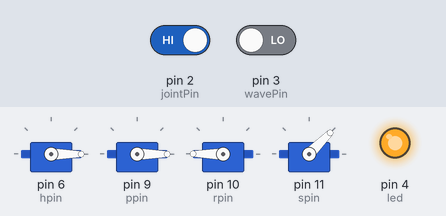
A sketch run on a simulated Arduino Uno, built with avr-gcc and run on an emulated ATmega328P. On the bench: 4 × servo, output pins drawn as LEDs (lit = HIGH). Inputs (shaded band) come from the test bench; at power-on: pin 2 (jointPin) HIGH, pin 3 (wavePin) LOW.

Above: at 25.9 s.
26.0 s: pin 2 (jointPin) driven LOW
At 26.6 s:
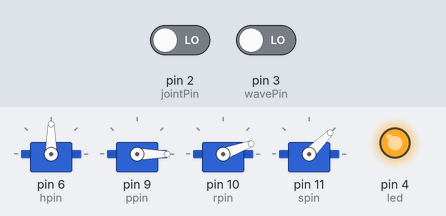
At 50.1 s:
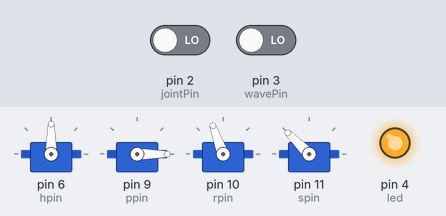
55.5 s: pin 2 (jointPin) driven HIGH
At 67.4 s:
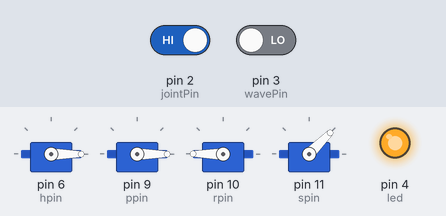
Timing chart, 0 to 68.9 s (numbered marks = the images above; inputs shaded):
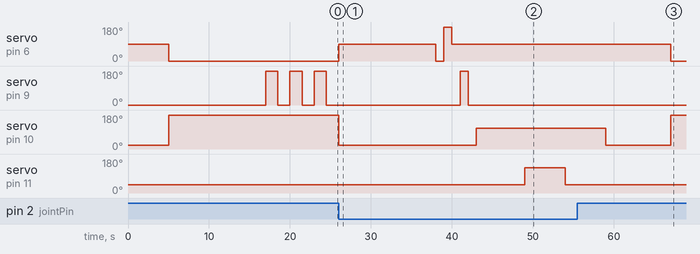

Measured:
- after the input at 26.0 s, servo on pin 11 (spin): 45° → 135° after 23.0 s, → 45° 5.0 s later
- after the input at 55.5 s, servo on pin 6 (hpin): goes on until 67.0 s, then stays 0°; servo on pin 9 (ppin): stays 0° (without the input it goes to 180° after 14.5 s)

The sketch:

TALUS_Dem.ino
```cpp
#include <Servo.h> //Includes the servo library

int jointPin = 2;
int wavePin = 3;
int led = 4;

Servo Hip; Servo ShldrPiv; Servo ShldrRot; Servo ShldrSpn;
int hpin = 6; int ppin = 9; int rpin = 10; int spin = 11;
int hPos[6] = {0,1.5,180,1.5,90,1.5}; //0: left, 180: right
int pPos[4] = {180,1.5,0,1.5}; //0: down, 180: up
int rPos[4] = {110,6,20,6}; //0: back, 110: ahead, 20: straight down
int sPos[4] = {135,5.5,45,5.5};

void DemoJointMotions();
void ZeroPos();
void Wave();


void setup() {
  pinMode(jointPin,INPUT);
  pinMode(wavePin,INPUT);
  pinMode(led,OUTPUT);
  digitalWrite(led,HIGH);

  Hip.attach(hpin);
  ShldrPiv.attach(ppin);
  ShldrRot.attach(rpin);
  ShldrSpn.attach(spin);

  ZeroPos();
  delay(5000);
}

void loop() {
 if(!digitalRead(jointPin)) {
  DemoJointMotions();
 }
 else if(!digitalRead(wavePin)) {
  Wave();
 }
 delay(2000);
}

void ZeroPos() {
  Hip.write(hPos[4]);
  ShldrPiv.write(pPos[2]);
  ShldrRot.write(rPos[2]);
  ShldrSpn.write(sPos[2]);
}

void DemoJointMotions() {
  Hip.write(hPos[0]);delay(1000*hPos[1]);
  Hip.write(hPos[2]);delay(1000*hPos[3]);
  Hip.write(hPos[4]);delay(1000*hPos[5]);

  ShldrPiv.write(pPos[0]);delay(1000*pPos[1]);
  ShldrPiv.write(pPos[2]);delay(1000*pPos[3]);

  ShldrRot.write(rPos[0]);delay(1000*rPos[1]);
  ShldrSpn.write(sPos[0]);delay(1000*sPos[1]);
  ShldrSpn.write(sPos[2]);delay(1000*sPos[3]);
  ShldrRot.write(rPos[2]);delay(1000*rPos[3]);
}

void Wave() {
  Hip.write(0);ShldrPiv.write(0);ShldrRot.write(180);ShldrSpn.write(45);delay(12000);
  ShldrPiv.write(180);delay(1500);
  ShldrPiv.write(0);delay(1500);
  ShldrPiv.write(180);delay(1500);
  ShldrPiv.write(0);delay(1500);
  ShldrPiv.write(180);delay(1500);
  ShldrPiv.write(0);delay(1500);
  Hip.write(90);ShldrRot.write(20);delay(10000);
}
```
